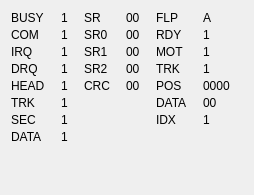
       <widget class="QWidget" name="fdcTab">
        <attribute name="icon">
         <iconset resource="../xpeccy.qrc">
          <normaloff>:/images/floppy.png</normaloff>:/images/floppy.png</iconset>
        </attribute>
        <attribute name="title">
         <string/>
        </attribute>
        <attribute name="toolTip">
         <string>Disk interface</string>
        </attribute>
        <layout class="QGridLayout" name="gridLayout_2">
         <property name="horizontalSpacing">
          <number>16</number>
         </property>
         <property name="verticalSpacing">
          <number>3</number>
         </property>
         <item row="5" column="0">
          <widget class="QLabel" name="label_31">
           <property name="text">
            <string>TRK</string>
           </property>
          </widget>
         </item>
         <item row="4" column="0">
          <widget class="QLabel" name="label_38">
           <property name="text">
            <string>HEAD</string>
           </property>
          </widget>
         </item>
         <item row="12" column="0">
          <spacer name="verticalSpacer_3">
           <property name="orientation">
            <enum>Qt::Vertical</enum>
           </property>
           <property name="sizeHint" stdset="0">
            <size>
             <width>20</width>
             <height>40</height>
            </size>
           </property>
          </spacer>
         </item>
         <item row="0" column="0">
          <widget class="QLabel" name="label_29">
           <property name="text">
            <string>BUSY</string>
           </property>
          </widget>
         </item>
         <item row="3" column="0">
          <widget class="QLabel" name="label_32">
           <property name="text">
            <string>DRQ</string>
           </property>
          </widget>
         </item>
         <item row="1" column="0">
          <widget class="QLabel" name="label_40">
           <property name="text">
            <string>COM</string>
           </property>
          </widget>
         </item>
         <item row="8" column="1">
          <widget class="QLabel" name="fdcDataL">
           <property name="text">
            <string>1</string>
           </property>
          </widget>
         </item>
         <item row="2" column="0">
          <widget class="QLabel" name="label_30">
           <property name="text">
            <string>IRQ</string>
           </property>
          </widget>
         </item>
         <item row="1" column="1">
          <widget class="QLabel" name="fdcComL">
           <property name="text">
            <string>1</string>
           </property>
          </widget>
         </item>
         <item row="2" column="1">
          <widget class="QLabel" name="fdcIrqL">
           <property name="text">
            <string>1</string>
           </property>
          </widget>
         </item>
         <item row="8" column="0">
          <widget class="QLabel" name="label_34">
           <property name="text">
            <string>DATA</string>
           </property>
          </widget>
         </item>
         <item row="0" column="1">
          <widget class="QLabel" name="fdcBusyL">
           <property name="text">
            <string>1</string>
           </property>
          </widget>
         </item>
         <item row="3" column="1">
          <widget class="QLabel" name="fdcDrqL">
           <property name="text">
            <string>1</string>
           </property>
          </widget>
         </item>
         <item row="4" column="1">
          <widget class="QLabel" name="fdcHeadL">
           <property name="text">
            <string>1</string>
           </property>
          </widget>
         </item>
         <item row="5" column="1">
          <widget class="QLabel" name="fdcTrkL">
           <property name="text">
            <string>1</string>
           </property>
          </widget>
         </item>
         <item row="6" column="1">
          <widget class="QLabel" name="fdcSecL">
           <property name="text">
            <string>1</string>
           </property>
          </widget>
         </item>
         <item row="6" column="0">
          <widget class="QLabel" name="label_33">
           <property name="text">
            <string>SEC</string>
           </property>
          </widget>
         </item>
         <item row="0" column="5">
          <widget class="QLabel" name="flpCurL">
           <property name="text">
            <string>A</string>
           </property>
          </widget>
         </item>
         <item row="12" column="5">
          <spacer name="horizontalSpacer">
           <property name="orientation">
            <enum>Qt::Horizontal</enum>
           </property>
           <property name="sizeHint" stdset="0">
            <size>
             <width>40</width>
             <height>20</height>
            </size>
           </property>
          </spacer>
         </item>
         <item row="0" column="4">
          <widget class="QLabel" name="label_36">
           <property name="text">
            <string>FLP</string>
           </property>
          </widget>
         </item>
         <item row="1" column="2">
          <widget class="QLabel" name="label_45">
           <property name="text">
            <string>SR0</string>
           </property>
          </widget>
         </item>
         <item row="0" column="2">
          <widget class="QLabel" name="label_43">
           <property name="text">
            <string>SR</string>
           </property>
          </widget>
         </item>
         <item row="0" column="3">
          <widget class="QLabel" name="fdcStateL">
           <property name="text">
            <string>00</string>
           </property>
          </widget>
         </item>
         <item row="1" column="5">
          <widget class="QLabel" name="flpRdyL">
           <property name="text">
            <string>1</string>
           </property>
          </widget>
         </item>
         <item row="1" column="4">
          <widget class="QLabel" name="label_41">
           <property name="text">
            <string>RDY</string>
           </property>
          </widget>
         </item>
         <item row="2" column="5">
          <widget class="QLabel" name="flpMotL">
           <property name="text">
            <string>1</string>
           </property>
          </widget>
         </item>
         <item row="2" column="4">
          <widget class="QLabel" name="label_35">
           <property name="text">
            <string>MOT</string>
           </property>
          </widget>
         </item>
         <item row="3" column="5">
          <widget class="QLabel" name="flpTrkL">
           <property name="text">
            <string>1</string>
           </property>
          </widget>
         </item>
         <item row="3" column="4">
          <widget class="QLabel" name="label_37">
           <property name="text">
            <string>TRK</string>
           </property>
          </widget>
         </item>
         <item row="4" column="5">
          <widget class="QLabel" name="flpPosL">
           <property name="text">
            <string>0000</string>
           </property>
          </widget>
         </item>
         <item row="4" column="4">
          <widget class="QLabel" name="label_39">
           <property name="text">
            <string>POS</string>
           </property>
          </widget>
         </item>
         <item row="5" column="5">
          <widget class="QLabel" name="flpDataL">
           <property name="text">
            <string>00</string>
           </property>
          </widget>
         </item>
         <item row="5" column="4">
          <widget class="QLabel" name="label_42">
           <property name="text">
            <string>DATA</string>
           </property>
          </widget>
         </item>
         <item row="6" column="5">
          <widget class="QLabel" name="flpIdxL">
           <property name="text">
            <string>1</string>
           </property>
          </widget>
         </item>
         <item row="6" column="4">
          <widget class="QLabel" name="label_44">
           <property name="text">
            <string>IDX</string>
           </property>
          </widget>
         </item>
         <item row="2" column="2">
          <widget class="QLabel" name="label_46">
           <property name="text">
            <string>SR1</string>
           </property>
          </widget>
         </item>
         <item row="3" column="2">
          <widget class="QLabel" name="label_47">
           <property name="text">
            <string>SR2</string>
           </property>
          </widget>
         </item>
         <item row="1" column="3">
          <widget class="QLabel" name="fdcSr0L">
           <property name="text">
            <string>00</string>
           </property>
          </widget>
         </item>
         <item row="2" column="3">
          <widget class="QLabel" name="fdcSr1L">
           <property name="text">
            <string>00</string>
           </property>
          </widget>
         </item>
         <item row="3" column="3">
          <widget class="QLabel" name="fdcSr2L">
           <property name="text">
            <string>00</string>
           </property>
          </widget>
         </item>
         <item row="4" column="2">
          <widget class="QLabel" name="label_2">
           <property name="text">
            <string>CRC</string>
           </property>
          </widget>
         </item>
         <item row="4" column="3">
          <widget class="QLabel" name="flpCRC">
           <property name="text">
            <string>00</string>
           </property>
          </widget>
         </item>
        </layout>
       </widget>
